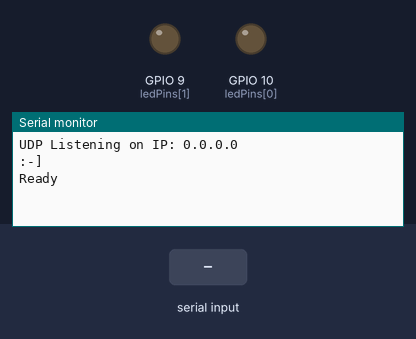
The program below on a simulated Seeed XIAO ESP32-C3. On the bench: output pins drawn as LEDs (lit = HIGH), the last lines printed to the serial monitor. Inputs (shaded band) come from the test bench. WiFi joins after 1.5 s; servers stay silent unless stated; EEPROM starts erased.

Above: at 1.2 s.
1.3 s: "about 1\n" received over Serial
At 1.46 s:
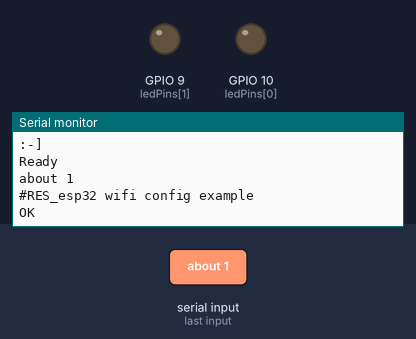
2.8 s: "save 1\n" received over Serial
At 3.3 s:
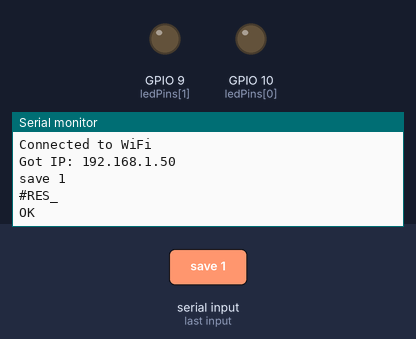
4.3 s: "load 1\n" received over Serial
At 5.3 s:
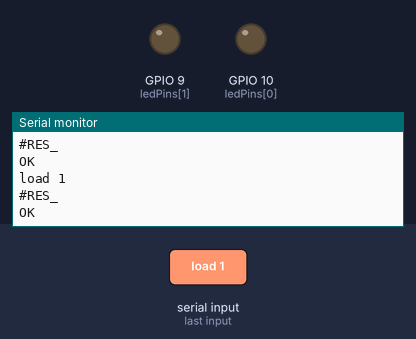

Measured:
- after the input at 1.3 s, the serial monitor: prints a new line at once (image 1)
- after the input at 2.8 s, the serial monitor: prints a new line at once (image 2)
- after the input at 4.3 s, the serial monitor: prints a new line at once (image 3)

The program:

main.cpp
```cpp
#include <Arduino.h> // Arduino 헤더 파일 포함
#include <TaskScheduler.h>
#include <WiFi.h>
#include <AsyncUDP.h>
#include <tonkey.hpp>

#include "config.hpp"

#ifdef SEED_XIAO_ESP32C3
const int ledPins[] = {D10, D9};
const int analogPins[] = {D0, D1};
const int buttonPins[] = {D8, D2};

#elif defined(LOLIN_D32)

const int ledPins[] = {D10, D9};
const int analogPins[] = {D0, D1};
const int buttonPins[] = {D8, D2};

#elif defined(WROVER_KIT)
const int ledPins[] = {4, 5};
const int analogPins[] = {34,35,36};
const int buttonPins[] = {18, 23};
#endif

String strBroadCastMsg;
AsyncUDP udp;

unsigned int localUdpPort = 7204;

// WiFi 이벤트 핸들러 함수 정의
void WiFiEvent(WiFiEvent_t event)
{
  switch (event)
  {
  case SYSTEM_EVENT_STA_CONNECTED:
    Serial.println("Connected to WiFi");
    break;
  case SYSTEM_EVENT_STA_DISCONNECTED:
    Serial.println("Disconnected from WiFi");
    break;
  case SYSTEM_EVENT_STA_GOT_IP:
    Serial.print("Got IP: ");
    Serial.println(WiFi.localIP());
    break;
  default:
    break;
  }
}

Scheduler scheduler;
tonkey g_MainParser;
CCongifData configData;

Task task_udpBroadCast(
    5000, TASK_FOREVER, []()
    {
      udp.broadcastTo(strBroadCastMsg.c_str(), localUdpPort);
      // Serial.println("udp broadcast");
    });

String processCommand(String _strLine)
{
  String _strResult = "";
  g_MainParser.parse(_strLine);

  if (g_MainParser.getTokenCount() > 0)
  {
    String cmd = g_MainParser.getToken(0);

    if (cmd == "about")
    {
      // Serial.println("esp32 wifi config example");
      _strResult = "esp32 wifi config example";
    }
    else if (cmd == "reboot")
    {
      ESP.restart();
    }
    else if (cmd == "save")
    {
      configData.save();
    }
    else if ((cmd == "load"))
    {
      configData.load();
    }
    else if ((cmd == "clear"))
    {
      configData.clear();
    }
    else if ((cmd == "print"))
    {
      configData.print();
    }
    else if ((cmd == "scan"))
    {
      int n = WiFi.scanNetworks();
      Serial.println("scan done");
      if (n == 0)
        Serial.println("no networks found");
      else
      {
        Serial.print(n);
        Serial.println(" networks found");
        for (int i = 0; i < n; ++i)
        {
          // Print SSID and RSSI for each network found
          Serial.print(i + 1);
          Serial.print(": ");
          Serial.print(WiFi.SSID(i));
          Serial.print(" (");
          Serial.print(WiFi.RSSI(i));
          Serial.print(")");
          Serial.println((WiFi.encryptionType(i) == WIFI_AUTH_OPEN) ? " " : "*");
          delay(10);
        }
      }
      Serial.println("");
    }
    else if ((cmd == "connect"))
    {
      configData.mStrAp = g_MainParser.getToken(1);
      configData.mStrPassword = g_MainParser.getToken(2);
    }
    else if ((cmd == "disconnect"))
    {
      WiFi.disconnect();
    }
    else if ((cmd == "status"))
    {
      Serial.print("WiFi status: ");
      Serial.println(WiFi.status());
    }
    else if ((cmd == "ip"))
    {
      Serial.print("IP address: ");
      Serial.println(WiFi.localIP());
    }
    else if ((cmd == "mac"))
    {
      Serial.print("MAC address: ");
      Serial.println(WiFi.macAddress());
    }
    else if ((cmd == "rssi"))
    {
      Serial.print("RSSI: ");
      Serial.println(WiFi.RSSI());
    }
    else if ((cmd == "gateway"))
    {
      Serial.print("Gateway: ");
      Serial.println(WiFi.gatewayIP());
    }
    else if ((cmd == "dns"))
    {
      Serial.print("DNS: ");
      Serial.println(WiFi.dnsIP());
    }
    else if (cmd == "start_broadcast")
    {
      task_udpBroadCast.enable();
    }
    else if (cmd == "stop_broadcast")
    {
      task_udpBroadCast.disable();
    }
    else if (cmd == "send")
    {
      IPAddress serverIP;
      serverIP.fromString(g_MainParser.getToken(1));
      unsigned int port = g_MainParser.getToken(2).toInt();

      String msg = g_MainParser.getToken(3);

      udp.writeTo((const uint8_t *)msg.c_str(), msg.length(), serverIP, port);
    }
  }
  return "#RES_" + _strResult + "\nOK\n";
}

Task task_Cmd(
    100, TASK_FOREVER, []()
    {
    if (Serial.available() > 0)
    {
        String _strLine = Serial.readStringUntil('\n');
        _strLine.trim();
        Serial.println(_strLine);
        String _strResult = processCommand(_strLine);
        Serial.print(_strResult);
    } });

void setup()
{
  //pin setting
  for (int i = 0; i < sizeof(ledPins) / sizeof(ledPins[0]); i++)
  {
    pinMode(ledPins[i], OUTPUT);
    digitalWrite(ledPins[i], LOW);
  }

  String chipId = String((uint32_t)ESP.getEfuseMac(), HEX);
  chipId.toUpperCase(); // 대문자로 변환

  strBroadCastMsg = "#BC__BSQ-" + chipId;

  // AP 모드의 이름을 "BSQ-"와 칩셋 ID의 조합으로 설정
  // String ssid = "BSQ-" + chipId;
  // const char *ssid_ptr = ssid.c_str(); // const char* 타입으로 변환
  // pinMode(LED_PIN, OUTPUT);
  // digitalWrite(LED_PIN, HIGH);

  Serial.begin(115200); // 시리얼 통신 초기화

  configData.load();

  WiFi.onEvent(WiFiEvent);
  WiFi.mode(WIFI_STA);

  if (configData.mStrAp.length() > 0)
  {
    WiFi.begin(configData.mStrAp.c_str(), configData.mStrPassword.c_str());
  }
  else
  {
    WiFi.begin();
  }

  // UDP 시작 - 이제 connect 메서드는 사용하지 않습니다.
  if (udp.listen(localUdpPort))
  {
    Serial.print("UDP Listening on IP: ");
    Serial.println(WiFi.localIP());
    udp.onPacket([](AsyncUDPPacket packet)
                 {
            // 여기서 수신된 패킷을 처리합니다.
            Serial.print("UDP Packet Type: ");
            Serial.print(packet.isBroadcast() ? "Broadcast" : packet.isMulticast() ? "Multicast" : "Unicast");
            Serial.print(", From: ");
            Serial.print(packet.remoteIP());
            Serial.print(":");
            Serial.print(packet.remotePort());
            Serial.print(", To: ");
            Serial.print(packet.localIP());
            Serial.print(":");
            Serial.print(packet.localPort());
            Serial.print(", Length: ");
            Serial.print(packet.length());
            Serial.print(", Data: ");
            Serial.write(packet.data(), packet.length());
            Serial.println();

            String _strRes = processCommand((const char *)packet.data());

            //response to the client
            packet.printf(_strRes.c_str());

            });
  }

  Serial.println(":-]");
  Serial.println("Ready");

  scheduler.init();

  scheduler.addTask(task_Cmd);
  task_Cmd.enable();

  scheduler.addTask(task_udpBroadCast);
  task_udpBroadCast.enable();
}

void loop()
{

  scheduler.execute();
}
```

tonkey.hpp
```cpp
#ifndef TONKEY_HPP
#define TONKEY_HPP

// #define MAXTOKENS 64

class tonkey
{
private:
    static const int MAXTOKENS = 64;
    /* data */
    String mTokens[MAXTOKENS];
    int mTokenCount = 0;

public:
    tonkey(/* args */) {}
    ~tonkey() {}

    // void parse(String _strLine);
    inline static int getMaxTokens() { return MAXTOKENS; }
    inline int getTokenCount() { return mTokenCount; }
    inline String getToken(int _index) { return mTokens[_index]; }

    // 공백문자로 구분된 문자열을 mTokens에 저장한다. 그리고 mTokenCount를 설정한다.
    inline int parse(String _strLine)
    {
        int StringCount = 0;
        // parse command
        while (_strLine.length() > 0)
        {
            int index = _strLine.indexOf(' ');
            if (index == -1) // No space found
            {
                mTokens[StringCount++] = _strLine;
                break;
            }
            else
            {
                mTokens[StringCount++] = _strLine.substring(0, index);
                _strLine = _strLine.substring(index + 1);
            }
        }

        mTokenCount = StringCount;
        return mTokenCount;
    }
};

#endif // TONKEY_HPP
```

config.hpp
```cpp
#ifndef CONFIG_HPP
#define CONFIG_HPP

#include <Preferences.h>

class CCongifData
{
    Preferences preferences;

public:
    String mStrAp;
    String mStrPassword;
    String mTargetIp;
    int mTargetPort;
    int16_t mOffsets[6];

    bool save()
    {
        preferences.begin("config", false);
        preferences.putString("mStrAp", mStrAp);
        preferences.putString("mStrPassword", mStrPassword);
        preferences.putString("mTargetIp", mTargetIp);
        preferences.putInt("mTargetPort", mTargetPort);

        for (int i = 0; i < 6; i++)
        {
            preferences.putInt((String("offset") + i).c_str(), mOffsets[i]);
        }

        preferences.end();
        return true;
    }

    bool load()
    {
        preferences.begin("config", true);

        mStrAp = preferences.getString("mStrAp", "");
        mStrPassword = preferences.getString("mStrPassword", "");
        mTargetIp = preferences.getString("mTargetIp", "");
        mTargetPort = preferences.getInt("mTargetPort", 0);

        for (int i = 0; i < 6; i++)
        {
            mOffsets[i] = preferences.getInt((String("offset") + i).c_str(), 0);
        }

        preferences.end();
        return true;
    }

    bool clear()
    {
        preferences.begin("config", false);
        preferences.clear();
        preferences.end();
        return true;
    }
    void print()
    {
        Serial.println("mStrAp: " + mStrAp);
        Serial.println("mStrPassword: " + mStrPassword);
        Serial.println("mTargetIp: " + mTargetIp);
        Serial.println("mTargetPort: " + String(mTargetPort));
        Serial.println("mOffsets: ");
        for (int i = 0; i < 6; i++)
        {
            Serial.println((String("offset") + i + ": ").c_str() + String(mOffsets[i]));
        }
    }
};

#endif // CONFIG_HPP
```
